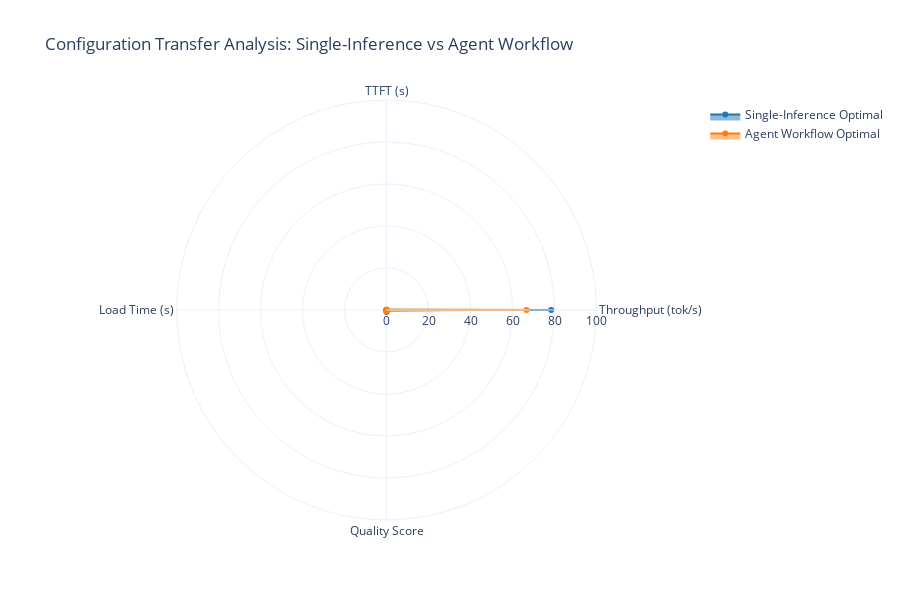

Notebook source saved alongside this figure:
### Markdown cell above
## Phase 1: Configuration Transfer Analysis

Analysis of how single-inference optimal configurations transfer to agent workflow tasks.

**Key Insight:** Single-inference optimizations do not directly transfer to agent tasks due to different resource utilization patterns and sustained performance requirements.

**Reference:** TR109:100-300 - Configuration transfer testing methodology

### Code cell
# Single-Inference vs Agent Workflow Optimal Configurations
def create_configuration_transfer_analysis():
    """Analyze how single-inference configs transfer to agent workflows"""

    # Find optimal configurations for single-inference
    single_inf_optimal = param_df.loc[param_df["tokens_s"].idxmax()]

    # Find optimal configurations for agent workflows
    agent_optimal = agent_df.loc[agent_df["workflow_throughput"].idxmax()]

    # Create comparison data
    comparison_data = pd.DataFrame(
        {
            "Metric": [
                "Throughput (tok/s)",
                "TTFT (s)",
                "Load Time (s)",
                "Quality Score",
            ],
            "Single-Inference Optimal": [
                single_inf_optimal["tokens_s"],
                single_inf_optimal["ttft_s"],
                single_inf_optimal["load_s"],
                0.95,  # Assumed high quality for single inference
            ],
            "Agent Workflow Optimal": [
                agent_optimal["workflow_throughput"],
                agent_optimal["ttft_s"],
                agent_optimal["load_s"],
                agent_optimal["workflow_quality"],
            ],
        }
    )

    # Create radar chart
    fig = go.Figure()

    fig.add_trace(
        go.Scatterpolar(
            r=comparison_data["Single-Inference Optimal"],
            theta=comparison_data["Metric"],
            fill="toself",
            name="Single-Inference Optimal",
            line_color="#1f77b4",
        )
    )

    fig.add_trace(
        go.Scatterpolar(
            r=comparison_data["Agent Workflow Optimal"],
            theta=comparison_data["Metric"],
            fill="toself",
            name="Agent Workflow Optimal",
            line_color="#ff7f0e",
        )
    )

    fig.update_layout(
        polar=dict(radialaxis=dict(visible=True, range=[0, 100])),
        showlegend=True,
        title="Configuration Transfer Analysis: Single-Inference vs Agent Workflow",
        height=600,
    )

    return fig, single_inf_optimal, agent_optimal


# Create visualization
transfer_fig, single_opt, agent_opt = create_configuration_transfer_analysis()
transfer_fig.show()

# Display configuration details
print("\n🎯 Single-Inference Optimal Configuration:")
print(f"  GPU Layers: {single_opt['num_gpu']}")
print(f"  Context Size: {single_opt['num_ctx']}")
print(f"  Temperature: {single_opt['temperature']}")
print(f"  Throughput: {single_opt['tokens_s']:.2f} tokens/s")

print("\n🎯 Agent Workflow Optimal Configuration:")
print(f"  GPU Layers: {agent_opt['num_gpu']}")
print(f"  Context Size: {agent_opt['num_ctx']}")
print(f"  Temperature: {agent_opt['temperature']}")
print(f"  Workflow Throughput: {agent_opt['workflow_throughput']:.2f} tokens/s")
print(f"  Workflow Quality: {agent_opt['workflow_quality']:.3f}")

# Calculate transfer efficiency
transfer_efficiency = (agent_opt["workflow_throughput"] / single_opt["tokens_s"]) * 100
print(f"\n📊 Transfer Efficiency: {transfer_efficiency:.1f}%")

### Figure 1 — Plotly figure (JSON) as saved in the notebook; plotly's stock layout.template omitted (floating-point values rounded to 4 significant figures)
{"data": [{"fill": "toself", "line": {"color": "#1f77b4"}, "name": "Single-Inference Optimal", "r": [78.42, 0.0878, 0.0833, 0.95], "theta": ["Throughput (tok/s)", "TTFT (s)", "Load Time (s)", "Quality Score"], "type": "scatterpolar"}, {"fill": "toself", "line": {"color": "#ff7f0e"}, "name": "Agent Workflow Optimal", "r": [66.66, 0.0878, 0.0833, 0.7399], "theta": ["Throughput (tok/s)", "TTFT (s)", "Load Time (s)", "Quality Score"], "type": "scatterpolar"}], "layout": {"height": 600, "polar": {"radialaxis": {"range": [0, 100], "visible": true}}, "showlegend": true, "title": {"text": "Configuration Transfer Analysis: Single-Inference vs Agent Workflow"}}}
